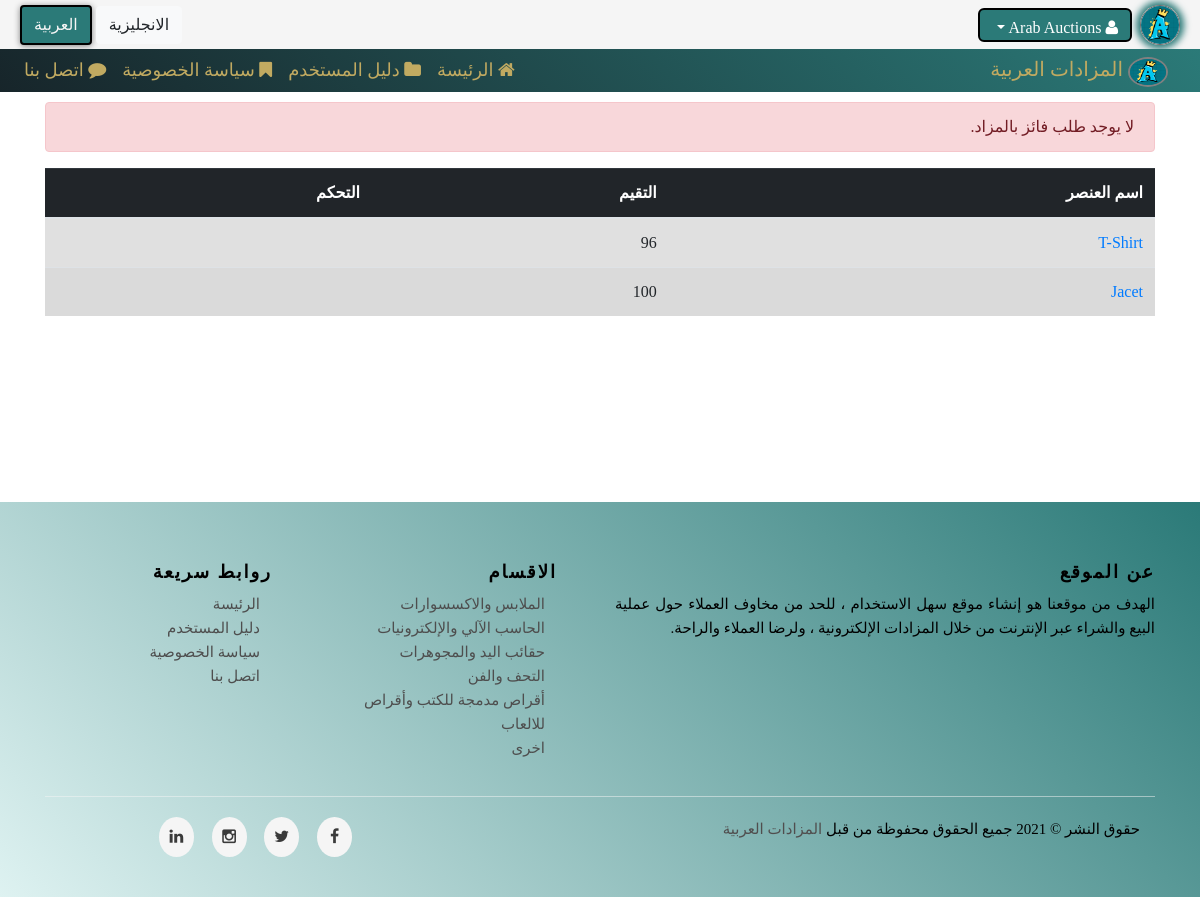
Page /orders.php (signed in) on the committed database.
### tables this page shows
CREATE TABLE `users` (
  `UserID` int(11) NOT NULL,
  `Username` varchar(255) NOT NULL,
  `Password` varchar(255) NOT NULL,
  `Email` varchar(255) NOT NULL,
  `FullName` varchar(255) NOT NULL,
  `PhoneNumber` int(11) NOT NULL,
  `Address` varchar(255) NOT NULL,
  `ProfilePic` varchar(255) NOT NULL,
  `BidPoint` int(11) NOT NULL,
  `SellingPoint` int(11) NOT NULL,
  `Balance` int(11) NOT NULL,
  `RegisteredDate` date NOT NULL,
  `GroupID` int(11) NOT NULL DEFAULT 0,
  `TrustStatus` int(11) NOT NULL DEFAULT 0,
  `RegStatus` int(11) NOT NULL DEFAULT 0
);

CREATE TABLE `orders` (
  `Order_id` int(11) NOT NULL,
  `OrderType` tinyint(4) NOT NULL,
  `Item_id` int(11) NOT NULL,
  `Member_id` int(11) NOT NULL,
  `OrderStatus` tinyint(4) NOT NULL DEFAULT 0,
  `AgreeOrder` tinyint(4) NOT NULL DEFAULT 0
);

CREATE TABLE `items` (
  `Item_ID` int(11) NOT NULL,
  `Name` varchar(255) NOT NULL,
  `Description` text NOT NULL,
  `Price` int(11) NOT NULL,
  `TypeOfAuction` varchar(255) NOT NULL DEFAULT 'Demand',
  `AuctionStart` int(11) NOT NULL DEFAULT 0,
  `Add_Date` date NOT NULL,
  `Country_Made` varchar(255) NOT NULL,
  `City_Made` varchar(255) NOT NULL,
  `Image` varchar(255) NOT NULL,
  `Status` varchar(255) NOT NULL,
  `startBidding` datetime NOT NULL,
  `endBidding` datetime NOT NULL,
  `EndStatus` smallint(6) NOT NULL,
  `Active` tinyint(4) NOT NULL DEFAULT 0,
  `Cat_ID` int(11) NOT NULL,
  `Member_ID` int(11) NOT NULL
);

CREATE TABLE `categories` (
  `CatID` int(11) NOT NULL,
  `CatName` varchar(255) NOT NULL,
  `description` text NOT NULL,
  `Ordering` int(11) NOT NULL COMMENT 'sort categorise',
  `Parent` int(11) NOT NULL DEFAULT 0,
  `Visibility` tinyint(4) NOT NULL DEFAULT 0 COMMENT 'visibile section for the user',
  `AllowComment` tinyint(4) NOT NULL DEFAULT 0 COMMENT 'user can comments un section',
  `AllowAds` tinyint(4) NOT NULL DEFAULT 0 COMMENT 'user can add new ads'
);

### init.php (called while the page is built, shortened)
<?php
    include 'controlPanel/connect.php';
    $temp = 'includes/templates/';
    $lang = 'includes/languages/';
    $func = 'includes/functions/';
    $css = 'layout/CSS/';
    $style= '';
    if(isset($_SESSION['LANG']) && $_SESSION['LANG'] == 'arabic'){
        include $lang . 'arabic.php';
        $style = 'arabicStyle.css';
    }elseif(isset($_SESSION['LANG']) && $_SESSION['LANG'] == 'english'){
        include $lang . 'english.php';
        $style = 'style.css';
    }
    include $func . 'functions.php';
    include $temp . 'header.php';
?>

### includes/languages/arabic.php (called while the page is built, shortened)
<?php
function lang($langs){
	return $langu[$langs];
}

### includes/functions/functions.php (called while the page is built, shortened)
<?php
function getCat($WHERE=null){
    global $con;
    $stmt = $con->prepare("SELECT * From categories $WHERE ORDER BY Ordering asc");
    $stmt->execute();
    $cats = $stmt->fetchAll();
    return $cats;
}
function getItemgg($What ,$select,$WHERE=null){
    global $con;
    $stmt = $con->prepare("SELECT $What From $select $WHERE LIMIT 1");
    $stmt->execute();
    $result = $stmt->fetch();
    return $result;
}
function getUserInfo($user){
    global $con;
    $stmt = $con->prepare("SELECT * From users where UserID=?");
    $stmt->execute(array($user));
    $user = $stmt->fetch();
    return $user;
}
    function checkUserActive($user){
        global $con;
        $stmt = $con->prepare(" SELECT
                                    Username
                                FROM
                                    users
                                WHERE
                                    (Username = ?
                                OR
                                    Email = ?)
                                AND
                                    RegStatus = 0
                                ");
        $stmt->execute(array($user,$user));
        $count = $stmt->rowCount();
        return $count;
    }
?>

### orders.php (the view, shortened to what this page needs)
<?php
    include 'init.php';
    echo '<div class="ordersaaa container">';
    ?>
    <?php
        $stmt1 = $con->prepare(" SELECT * FROM orders WHERE Member_id = ? AND OrderStatus > 30 AND OrderType = 0");
        $stmt1->execute(array($_SESSION['u_id']));
        $get1 = $stmt1->fetchAll();
        $count = $stmt1->rowCount();
        if ($count >0){?>
        <div class="orders">
            <table class="table table-striped">
                <thead class="table-dark">
                    <tr >
                        <th  scope="col"><?php echo lang('Item');?></th>
                        <th  scope="col"><?php echo lang('Rating');?></th>
                        <th  scope="col"><?php echo lang('Control');?></th>
                    </tr>
                </thead>
                <?php foreach ($get1 as $order1){ ?>
                    <?php $item1 =getItemgg('Item_ID , Name', 'items','WHERE Item_ID ='.$order1['Item_id']);?>
                    <tr class="table-active">
                        <td  scope="col"><a href="item.php?item_id=<?php echo $item1['Item_ID']; ?>"><?php echo $item1['Name'];?></a></td>
                        <td  scope="col"><?php echo $order1['OrderStatus'];?></td>
                        <td  scope="col"><?php if ($order1['OrderStatus']<90){?>
                            <form method="post" action="<?php echo $_SERVER['PHP_SELF'];?>">
                            <input type ="hidden" name='order' value="<?php echo $order1['Order_id'];?>">
                            <input type ="hidden" name='item' value="<?php echo $item1['Item_ID'];?>">
                            <input type="submit" class="btn btn-info" name="s2" value="<?php echo lang('I Agree');?>">
                            <input type="submit" class="btn btn-danger" name="s1" value="<?php echo lang('I don\'t Agree');?>">
                            </form>
                        <?php }?></td>
                    </tr>
                <?php }?>
                </tbody>
            </table>
        </div>
        <?php }else{
            echo '<div class="orders">';
            echo '<div class="alert alert-danger">'.lang('There\'s no auction winner request.').'</div>';
            echo '</div>';
        }
    ?>
    <?php
        $stmt = $con->prepare(" SELECT * FROM orders WHERE Member_id = ? AND OrderStatus > 30 And OrderType = 1");
        $stmt->execute(array($_SESSION['u_id']));
        $get = $stmt->fetchAll();
        $count = $stmt->rowCount();
        if ($count >0){?>
        <div class="order">
            <table class="table table-striped">
                <thead class="table-dark">
                    <tr >
                    <th  scope="col"><?php echo lang('Item');?></th>
                        <th  scope="col"><?php echo lang('Rating');?></th>
                        <th  scope="col"><?php echo lang('Control');?></th>
                    </tr>
                </thead>
                <tbody>
                <?php foreach ($get as $order){ ?>
                    <?php $item =getItemgg('Item_ID , Name', 'items','WHERE Item_ID ='.$order['Item_id']);?>
                    <tr class="table-active">
                        <td  scope="col"><a href="item.php?item_id=<?php echo $item['Item_ID']; ?>"><?php echo $item['Name'];?></a></td>
                        <td  scope="col"><?php echo $order['OrderStatus'];?></td>
                        <td  scope="col"><?php if ($order['OrderStatus']<90){?>
                        <?php }?></td>
                    </tr>
                <?php }?>
                </tbody>
            </table>
        </div>
        <?php }else{
            echo '<div class="order">';
            echo '<div class="alert alert-danger">'.lang('There is no order').'</div>';
            echo '</div>';
        }
        echo '</div>';
    include $temp . 'footer.php';
?>

### includes/templates/header.php (shortened to what this page needs)
<!doctype html>
<html lang="en">
  <head>
    <link rel="stylesheet" href="<?php echo $css ;?>font-awesome.min.css"/>
    <link rel="stylesheet" href="https://maxcdn.bootstrapcdn.com/bootstrap/4.0.0/css/bootstrap.min.css">
    <link rel="stylesheet" href="<?php echo $css . $style ;?>"/>
  </head>
    <body>
            <div class="upper-bar">
            <div class="lang">
            <a href="<?php if(isset($import)){echo 'index.php';}else{echo $_SERVER['PHP_SELF'];}?>?lang=en" class="btn btn-light <?php if($_SESSION['LANG'] !== 'arabic') {echo 'activelANG';}?>"><?php echo lang('english');?></a>
            <a href="<?php if(isset($import)){echo 'index.php';}else{echo $_SERVER['PHP_SELF'];}?>?lang=ar" class="btn btn-light <?php if($_SESSION['LANG'] !== 'english') {echo 'activelANG';}?>"><?php echo lang('arabic');?></a>
            </div>
                <?php
                    if(isset($_SESSION['user'])){
                        $userStatus = checkUserActive($_SESSION['user']);
                        if($userStatus == 1){;?>
                        <img class="rounded-circle" height="40" width="40" src="controlPanel/uploads/profile_pic/def-pic.png"/>
                        <?php
                            echo '<a href="validateEmail.php" class="dddd btn btn-info">'; echo lang('Validate Email For Active Acount'); echo '</a>';
                            echo ' <a href="logout.php" class="dddd btn btn-danger">';echo lang('logout'); echo '</a>';
                        }else{$getUser = getUserInfo($_SESSION['u_id']);
                            ?>
                            <img class="rounded-circle" height="40" width="40" src="controlPanel/uploads/profile_pic/<?php echo $getUser['ProfilePic'];?>"/>
                            <div class="dropdown upper-bar-drop">
                            <button class="btn btn-primary dropdown-toggle" type="button" id="dropdownMenuButton" data-toggle="dropdown" aria-haspopup="true" aria-expanded="false">
                                <i class="fa fa-user"></i> <?php echo $_SESSION['user'];?>
                            </button>
                        </div>
                        <?php }
                    }else{echo '
                    <div class="login-sign ">
                        <a  href="login.php">
                            <span class="log-text">'; echo lang('login'); echo '</span>
                        </a>
                        |
                        <a  href="signup.php">
                            <span class="sing-text">'; echo lang('signup'); echo '</span>
                    ';}?>
                </div>
    <?php
       include  'navbar.php';
    ?>

### includes/templates/footer.php (shortened to what this page needs)
<div class="footer">
            <footer class="site-footer">
                <div class="container">
                    <div class="row">
                        <div class="col-sm-12 col-md-6">
                            <h6><?php echo lang('About');?></h6>
                            <p class="text-justify">
                            <?php echo lang('The goal of our website is to creat an easy-to-use website, to reduce customer concerns about the online buying and selling process through electronic auctions , and to achive customer satisfaction and comfort.');?>
                            </p>
                        </div>
                        <div class="col-6 col-md-3">
                            <h6 class="xxx"><?php echo lang('Categories');?></h6>
                            <ul class="footer-links">
                                <?php $cats = getCat('where Parent = 0');
                                    foreach($cats as $cat){
                                        echo '<li><a href="Category.php?Catid='.$cat['CatID'].'">'.lang($cat['CatName']).'</a></li>';
                                    }
                                ?>
                            </ul>
                        </div>
                        <div class="col-6 col-md-3">
                            <h6 class="xxx"><?php echo lang('Quick Links');?></h6>
                            <ul class="footer-links">
                                <li><a href="index.php"><?php echo lang('Home');?></a></li>
                                <li><a href="#"><?php echo lang('manual');?></a></li>
                                <li><a href="#"><?php echo lang('privacy policy');?></a></li>
                                <li><a href="contact.php"><?php echo lang('Contact Us');?></a></li>
                            </ul>
                        </div>
                    </div>
                    <hr class="small">
                    <div class="container">
                        <div class="row">
                            <div class="col-md-8 col-sm-6 col-12">
                                <p class="copyright-text"><?php echo lang('Copyright &copy; 2021 All Rights Reserved By');?> <a href="index.php"><?php echo lang('Arab Auctions');?></a></p>
                            </div>
                            <div class="col-md-4 col-sm-6 col-12">
                                <ul class="social-icons">
                                    <li><a class="facebook" href="#"><i class="fa fa-facebook"></i></a></li>
                                    <li><a class="twitter" href="#"><i class="fa fa-twitter"></i></a></li>
                                    <li><a class="instagram" href="#"><i class="fa fa-instagram"></i></a></li>
                                    <li><a class="linkedin" href="#"><i class="fa fa-linkedin"></i></a></li>
                                </ul>
                            </div>
                        </div>
                    </div>
                </div>
            </footer>
        </div>
  </body>
</html>

### layout/CSS/arabicStyle.css (style rules this page uses)
body { background-color: #ffffff; font-family: 'Playfair Display', serif; }
.container .alert { margin-top: 10px; }
.container { margin-top: 10px; }
.upper-bar { background-color:whitesmoke; min-height:49px; width:100%; padding:5px 20px; direction: rtl; }
.upper-bar .lang { float:left; }
.upper-bar .upper-bar-drop { text-align: right; float: right; margin-top: 3px; margin-right: 8px; z-index: 1021; color: whitesmoke; }
.upper-bar .upper-bar-drop button { height: 34px; background:linear-gradient(45deg,#2b7a78,#2b7a78); border-radius: 6px; border :2px black solid; }
.upper-bar img.rounded-circle { border: 1px solid #6b6868; box-shadow: 0px 0px 7px 4px #2b7a78; float: right; }
.row { height:100%; }
.footer { direction:rtl; text-align:right }
.footer .site-footer { background:linear-gradient(45deg,#def2f1,#2b7a78); padding:45px 0 20px; font-size: 15px; line-height: 24px; color:black; }
.footer .site-footer hr { border-top-color:whitesmoke; opacity:0.5; }
.footer .site-footer hr.small { margin:20px 0; }
.footer .site-footer h6 { color:black; font-size: 18px; text-transform: uppercase; margin-top: 5px; letter-spacing: 2px; font-weight: bold; }
.footer .site-footer .xxx { margin-right: 28px; }
.footer .site-footer a { color:#504e4e; text-decoration: none; }
.footer .site-footer .footer-links { padding-left:0; list-style: none; }
.footer .site-footer .footer-links a { color:#4e4e4e; }
.footer .site-footer .social-icons { text-align: right; }
.footer .site-footer .social-icons a { width:40px; height:40px; line-height: 40px; margin-left: 6px; margin-right:0; border-radius: 100%; }
.footer .copyright-text { margin:0; }
.footer .site-footer .social-icons { padding-left: 0; margin: bottom 0; list-style: none; }
.footer .site-footer .social-icons li { display: inline-block; margin-bottom: 4px; }
.footer .site-footer .social-icons a { background-color: whitesmoke; color:#3a3a3a; font-size:16px; display:inline-block; line-height: 40px; width:35px; text-align: center; margin-right: 8px; border-radius: 100%; -webkit-transition:all 0.2s linear; -o-transition:all 0.2s linear; transition:all 0.2s linear; }
a.btn.activelANG { border: 2px solid black; box-shadow: 0px 1px 6px 0px grey; background-color: #2b7a78; color: whitesmoke; }
.ordersaaa { min-height: 400px; direction: rtl; text-align: right; }

### rows in the picture
users: ProfilePic (picture)
orders: Item.Name "T-Shirt", OrderStatus "96"
orders: Item.Name "Jacet", OrderStatus "100"
categories: CatName "الملابس والاكسسوارات"
categories: CatName "الحاسب الآلي والإلكترونيات"
categories: CatName "حقائب اليد والمجوهرات"
categories: CatName "التحف والفن"
categories: CatName "أقراص مدمجة للكتب وأقراص للالعاب"
categories: CatName "اخرى"

### other values in the picture
lang('english') "الانجليزية"
lang('arabic') "العربية"
$_SESSION['user'] "Arab Auctions"
lang('Arab-Auctions') "المزادات العربية"
lang('Home') "الرئيسة"
lang('manual') "دليل المستخدم"
lang('privacy policy') "سياسة الخصوصية"
lang('Contact Us') "اتصل بنا"
lang('There\'s no auction winner request.') "لا يوجد طلب فائز بالمزاد."
lang('Item') "اسم العنصر"
lang('Rating') "التقيم"
lang('Control') "التحكم"
lang('About') "عن الموقع"
lang('Categories') "الاقسام"
lang('Quick Links') "روابط سريعة"
